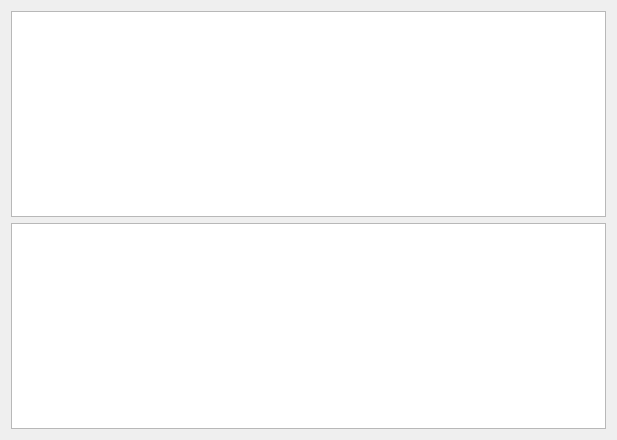
<?xml version="1.0" encoding="UTF-8"?>
<ui version="4.0">
 <class>LogFileViewWidget</class>
 <widget class="QWidget" name="LogFileViewWidget">
  <property name="geometry">
   <rect>
    <x>0</x>
    <y>0</y>
    <width>617</width>
    <height>440</height>
   </rect>
  </property>
  <property name="windowTitle">
   <string>Form</string>
  </property>
  <layout class="QGridLayout" name="gridLayout">
   <item row="0" column="0">
    <widget class="QTreeView" name="unfilteredView"/>
   </item>
   <item row="1" column="0">
    <widget class="QTreeView" name="filteredView"/>
   </item>
  </layout>
 </widget>
 <resources/>
 <connections/>
</ui>
